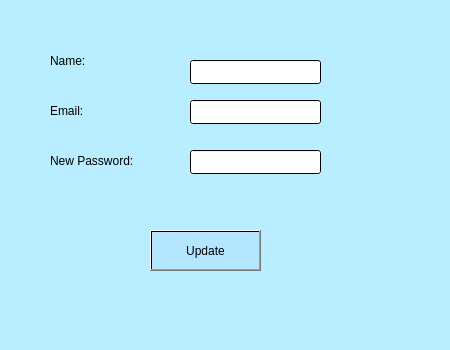
<?xml version="1.0" encoding="UTF-8"?>
<ui version="4.0">
 <class>change_password</class>
 <widget class="QDialog" name="change_password">
  <property name="windowModality">
   <enum>Qt::ApplicationModal</enum>
  </property>
  <property name="geometry">
   <rect>
    <x>0</x>
    <y>0</y>
    <width>450</width>
    <height>350</height>
   </rect>
  </property>
  <property name="windowTitle">
   <string>Dialog</string>
  </property>
  <property name="styleSheet">
   <string notr="true">background-color: qlineargradient(spread:pad, x1:0, y1:0, x2:1, y2:1, stop:1 rgba(184, 238, 255, 255));</string>
  </property>
  <widget class="QLabel" name="label">
   <property name="geometry">
    <rect>
     <x>50</x>
     <y>50</y>
     <width>70</width>
     <height>21</height>
    </rect>
   </property>
   <property name="styleSheet">
    <string notr="true">color: qlineargradient(spread:pad, x1:0, y1:0, x2:1, y2:1, stop:1 rgba(0, 0, 0, 255));
font: 700 11pt &quot;Segoe UI&quot;;</string>
   </property>
   <property name="text">
    <string>Name:</string>
   </property>
  </widget>
  <widget class="QLabel" name="label_2">
   <property name="geometry">
    <rect>
     <x>50</x>
     <y>150</y>
     <width>121</width>
     <height>21</height>
    </rect>
   </property>
   <property name="styleSheet">
    <string notr="true">color: qlineargradient(spread:pad, x1:0, y1:0, x2:1, y2:1, stop:1 rgba(0, 0, 0, 255));
font: 700 11pt &quot;Segoe UI&quot;;</string>
   </property>
   <property name="text">
    <string>New Password:</string>
   </property>
  </widget>
  <widget class="QLabel" name="label_3">
   <property name="geometry">
    <rect>
     <x>50</x>
     <y>100</y>
     <width>70</width>
     <height>21</height>
    </rect>
   </property>
   <property name="styleSheet">
    <string notr="true">color: qlineargradient(spread:pad, x1:0, y1:0, x2:1, y2:1, stop:1 rgba(0, 0, 0, 255));
font: 700 11pt &quot;Segoe UI&quot;;</string>
   </property>
   <property name="text">
    <string>Email:</string>
   </property>
  </widget>
  <widget class="QLineEdit" name="Name">
   <property name="geometry">
    <rect>
     <x>190</x>
     <y>60</y>
     <width>131</width>
     <height>24</height>
    </rect>
   </property>
   <property name="styleSheet">
    <string notr="true">color: qlineargradient(spread:pad, x1:0, y1:0, x2:1, y2:1, stop:1 rgba(0, 0, 0, 255));
background-color: qlineargradient(spread:pad, x1:0, y1:0, x2:1, y2:1, stop:0 rgba(255, 255, 255, 255));</string>
   </property>
  </widget>
  <widget class="QLineEdit" name="email">
   <property name="geometry">
    <rect>
     <x>190</x>
     <y>100</y>
     <width>131</width>
     <height>24</height>
    </rect>
   </property>
   <property name="styleSheet">
    <string notr="true">color: qlineargradient(spread:pad, x1:0, y1:0, x2:1, y2:1, stop:1 rgba(0, 0, 0, 255));
background-color: qlineargradient(spread:pad, x1:0, y1:0, x2:1, y2:1, stop:0 rgba(255, 255, 255, 255));</string>
   </property>
  </widget>
  <widget class="QLineEdit" name="passw">
   <property name="geometry">
    <rect>
     <x>190</x>
     <y>150</y>
     <width>131</width>
     <height>24</height>
    </rect>
   </property>
   <property name="styleSheet">
    <string notr="true">color: qlineargradient(spread:pad, x1:0, y1:0, x2:1, y2:1, stop:1 rgba(0, 0, 0, 255));
background-color: qlineargradient(spread:pad, x1:0, y1:0, x2:1, y2:1, stop:0 rgba(255, 255, 255, 255));</string>
   </property>
  </widget>
  <widget class="QToolButton" name="update">
   <property name="geometry">
    <rect>
     <x>150</x>
     <y>230</y>
     <width>111</width>
     <height>41</height>
    </rect>
   </property>
   <property name="styleSheet">
    <string notr="true">color: qlineargradient(spread:pad, x1:0, y1:0, x2:1, y2:1, stop:1 rgba(0, 0, 0, 255));
background-color: qlineargradient(spread:pad, x1:0, y1:0, x2:1, y2:1, stop:1 rgba(180, 231, 255, 255));</string>
   </property>
   <property name="text">
    <string>Update</string>
   </property>
  </widget>
 </widget>
 <resources/>
 <connections/>
</ui>
